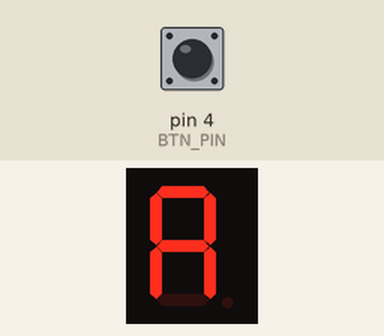
Bench run of a sketch on a simulated Arduino Uno, built with avr-gcc and run on an emulated ATmega328P. Parts: 1-digit seven-segment display. Wiring (inferred from the names in the program): 1-digit 7-segment display, segments lit when HIGH: segments pin 8, pin 10, pin 9, pin 11, pin 3, pin 6, pin 5. Inputs (shaded band) come from the test bench; at power-on: pin 4 (BTN_PIN) LOW. The segment pins are drawn as the display they are named for.

Above: at 1.2 s.
1.3 s: pin 4 (BTN_PIN) pulled HIGH for 3.2 s
At 5.2 s:
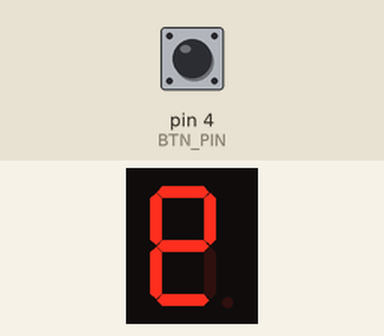
6.0 s: pin 4 (BTN_PIN) pulled HIGH for 0.15 s
At 6.5 s:
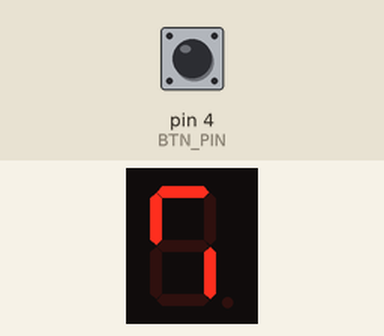
7.7 s: pin 4 (BTN_PIN) pulled HIGH for 1 s
At 9.6 s:
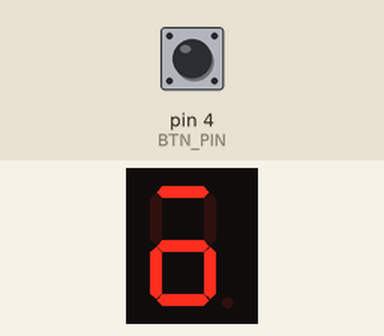
Timing chart, 0 to 11.1 s (numbered marks = the images above; inputs shaded):
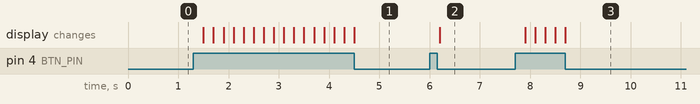

The sketch:

sketch_nov21b.ino
```cpp
// A = 7, B= 6, C= 4, D= 2, E= 1, F= 9, G=10
#define SEGMENT_A 8
#define SEGMENT_B 9
#define SEGMENT_C 6
#define SEGMENT_D 5
#define SEGMENT_E 3
#define SEGMENT_F 10
#define SEGMENT_G 11

#define BTN_PIN 4

const byte font0[] = {
    1,
  1,  1,
    0,
  1,  1,
    1,
};


const byte font1[] = {
    0,
  0,  1,
    0,
  0,  1,
    0,
};


const byte font2[] = {
    1,
  0,  1,
    1,
  1,  0,
    1,
};


const byte font3[] = {
    1,
  0,  1,
    1,
  0,  1,
    1,
};


const byte font4[] = {
    0,
  1,  1,
    1,
  0,  1,
    0,
};


const byte font5[] = {
    1,
  1,  0,
    1,
  0,  1,
    1,
};


const byte font6[] = {
    1,
  1,  0,
    1,
  1,  1,
    1,
};


const byte font7[] = {
    1,
  0,  1,
    0,
  0,  1,
    0,
};


const byte font8[] = {
    1,
  1,  1,
    1,
  1,  1,
    1,
};


const byte font9[] = {
    1,
  1,  1,
    1,
  0,  1,
    1,
};

const byte segments[] = {
  SEGMENT_A,
  SEGMENT_F,
  SEGMENT_B,
  SEGMENT_G,
  SEGMENT_E,
  SEGMENT_C,
  SEGMENT_D
};

const byte* digits[10] = {
  font0, font1, font2, font3, font4, font5, font6, font7, font8, font9
};

void printDigit(byte digit) {
  const byte* digitArray = digits[digit];
  for(int i=0; i<7; i++) {
    digitalWrite(segments[i], digitArray[i]);
  }
}


void setup() {
  pinMode(BTN_PIN, INPUT);
  for(byte i=0; i < sizeof(segments); i++){
    pinMode(segments[i], OUTPUT);
    digitalWrite(segments[i], 0);
  }
}

byte pushBtnCnt = 0;

void loop() {
  if(digitalRead(BTN_PIN) == HIGH) {
    pushBtnCnt = (pushBtnCnt + 1) % 10;
    delay(200);
  }
  printDigit(pushBtnCnt);
}
```

Measured:
- after the input at 1.3 s, the display: first changes after 0.20 s (image 1 shows a later state)
- after the input at 6.0 s, the display: changes after 0.20 s (image 2)
- after the input at 7.7 s, the display: first changes after 0.20 s (image 3 shows a later state)
